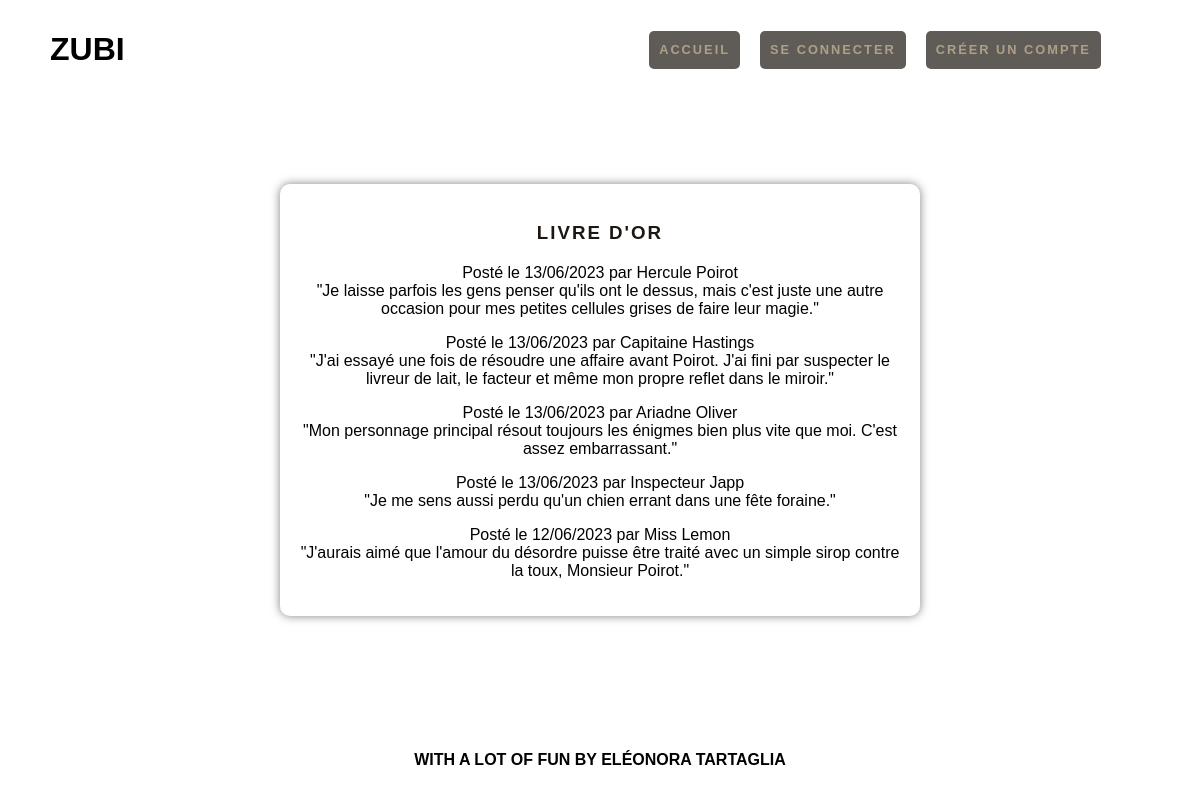
Screenshot of /livre-or.php with the database file from the repository.
### tables this page shows
CREATE TABLE `commentaires` (
  `id` int(11) NOT NULL,
  `commentaire` text NOT NULL,
  `id_utilisateur` int(11) NOT NULL,
  `date` datetime NOT NULL
);

CREATE TABLE `utilisateurs` (
  `id` int(11) NOT NULL,
  `login` varchar(255) NOT NULL,
  `password` varchar(255) NOT NULL
);

### livre-or.php (the view, shortened to what this page needs)
<?php
$host = "localhost";
$db = "livreor";
$user = "hayley";
$pass = "monarque";
try {
    $conn = new PDO("mysql:host=$host;dbname=$db;charset=utf8", $user, $pass);
    $conn->setAttribute(PDO::ATTR_ERRMODE, PDO::ERRMODE_EXCEPTION);
} catch(PDOException $e) {
    die("Erreur : " . $e->getMessage());
}
try {
    $sql = "SELECT commentaires.commentaire, commentaires.date, utilisateurs.login FROM commentaires
            JOIN utilisateurs ON commentaires.id_utilisateur = utilisateurs.id
            ORDER BY commentaires.date DESC";
    $stmt = $conn->query($sql);
    $commentaires = $stmt->fetchAll();
} catch(PDOException $e) {
    echo "Erreur lors de la récupération des commentaires : " . $e->getMessage();
}
?>
<!DOCTYPE html>
<html>
<head>
    <link rel="stylesheet" type="text/css" href="livre-or.css">
</head>
<body>
<header class="header">
    <div>
        <h1>ZUBI</h1>
    </div>
    <nav class="nav">
        <a href="index.php">Accueil</a>
        <?php
        if (isset($_SESSION['user'])) {
            echo '<a href="commentaire.php">Ajouter un commentaire</a>';
        } else {
            echo '<a href="connexion.php">Se connecter</a>';
        }
        ?>
        <a href="inscription.php">Créer un compte</a>
    </nav>
</header>
<div class="form-container" id="form-container">
    <h3 class="title">Livre d'Or</h3>
    <?php
    foreach ($commentaires as $commentaire) {
        $date = date('d/m/Y', strtotime($commentaire['date']));
        echo "<p>Posté le {$date} par {$commentaire['login']}<br>{$commentaire['commentaire']}</p>";
    }
    ?>
</div>
<footer>
    <h4>With a lot of fun by Eléonora Tartaglia<h4>
</footer>
</body>
</html>

### livre-or.css (style rules this page uses)
body { background: url('media/livre.jpg') no-repeat; background-size: cover; height: 100vh; margin: 0; font-family: 'American Typewriter', sans-serif; display: flex; align-items: center; justify-content: center; }
.nav { display: flex; justify-content: space-between; width: 50%; align-items: center; justify-content: center; }
.header { position: fixed; top: 0; width: 100%; background-color: rgba(255, 255, 255, 0.2); display: flex; justify-content: space-between; padding: 10px 50px; box-sizing: border-box; flex-wrap: nowrap; }
.header a, .nav a { display: inline-block; text-decoration: none; color: #8C7853; font-weight: bold; padding: 10px 10px; border-radius: 5px; background-color: #1C1712; margin: 0 10px; opacity: 0.7; text-transform: uppercase; letter-spacing: 2px; font-size: 0.8em; line-height: 1.4em; text-align: center; }
footer { position: fixed; bottom: 0; width: 100%; background-color: rgba(255, 255, 255, 0.2); text-align: center; text-transform: uppercase; padding: 10px 50px; color :black; }
#form-container { margin-top: 100px; margin-bottom: 50px; padding: 20px; background-color: rgba(255, 255, 255, 0.3); border-radius: 10px; box-shadow: 0px 0px 10px rgba(0, 0, 0, 0.5); max-width: 600px; margin: auto; text-align: center; }
.title { color: #1C1712; text-transform: uppercase; letter-spacing: 2px; margin-bottom: 20px; }

### rows the page displays
commentaires: date "13/06/2023", id_utilisateur.login "Hercule Poirot", commentaire "\"Je laisse parfois les gens penser qu'ils ont le dessus, mais c'est juste une autre occasion pour mes petites cellules grises de faire leur magie.\""
commentaires: date "13/06/2023", id_utilisateur.login "Capitaine Hastings", commentaire "\"J'ai essayé une fois de résoudre une affaire avant Poirot. J'ai fini par suspecter le livreur de lait, le facteur et même mon propre reflet dans le miroir.\""
commentaires: date "13/06/2023", id_utilisateur.login "Ariadne Oliver", commentaire "\"Mon personnage principal résout toujours les énigmes bien plus vite que moi. C'est assez embarrassant.\""
commentaires: date "13/06/2023", id_utilisateur.login "Inspecteur Japp", commentaire "\"Je me sens aussi perdu qu'un chien errant dans une fête foraine.\""
commentaires: date "12/06/2023", id_utilisateur.login "Miss Lemon", commentaire "\"J'aurais aimé que l'amour du désordre puisse être traité avec un simple sirop contre la toux, Monsieur Poirot.\""
